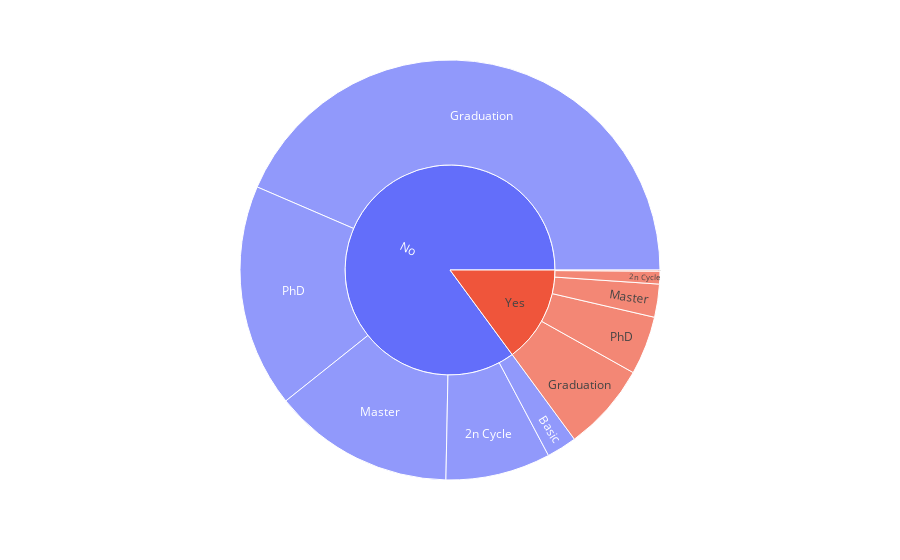

Notebook code for this chart:
### Code cell
fig = px.sunburst(df, path=["Response",'Education'])
fig.show()

### Figure 1 — Plotly figure (JSON) as saved in the notebook; plotly's stock layout.template omitted (floating-point values rounded to 4 significant figures)
{"data": [{"branchvalues": "total", "domain": {"x": [0, 1], "y": [0, 1]}, "hovertemplate": "labels=%{label}<br>count=%{value}<br>parent=%{parent}<br>id=%{id}<extra></extra>", "ids": ["No/2n Cycle", "Yes/2n Cycle", "No/Basic", "Yes/Basic", "No/Graduation", "Yes/Graduation", "No/Master", "Yes/Master", "No/PhD", "Yes/PhD", "No", "Yes"], "labels": ["2n Cycle", "2n Cycle", "Basic", "Basic", "Graduation", "Graduation", "Master", "Master", "PhD", "PhD", "No", "Yes"], "name": "", "parents": ["No", "Yes", "No", "Yes", "No", "Yes", "No", "Yes", "No", "Yes", "", ""], "type": "sunburst", "values": [181, 22, 52, 2, 975, 152, 313, 57, 385, 101, 1906, 334]}], "layout": {"legend": {"tracegroupgap": 0}, "margin": {"t": 60}}}
